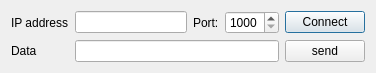
<?xml version="1.0" encoding="UTF-8"?>
<ui version="4.0">
 <class>QtTcpSendDialog</class>
 <widget class="QDialog" name="QtTcpSendDialog">
  <property name="geometry">
   <rect>
    <x>0</x>
    <y>0</y>
    <width>376</width>
    <height>72</height>
   </rect>
  </property>
  <property name="windowTitle">
   <string>QtTcpSendDialog</string>
  </property>
  <layout class="QGridLayout" name="gridLayout_2">
   <item row="0" column="0">
    <layout class="QGridLayout" name="gridLayout">
     <item row="0" column="0">
      <widget class="QLabel" name="label">
       <property name="text">
        <string>IP address</string>
       </property>
      </widget>
     </item>
     <item row="0" column="1">
      <widget class="QLineEdit" name="lineEditIPAddr"/>
     </item>
     <item row="0" column="2">
      <widget class="QLabel" name="label_3">
       <property name="text">
        <string>Port:</string>
       </property>
      </widget>
     </item>
     <item row="0" column="3">
      <widget class="QSpinBox" name="spinBoxPort">
       <property name="minimum">
        <number>1000</number>
       </property>
       <property name="maximum">
        <number>8000</number>
       </property>
      </widget>
     </item>
     <item row="0" column="4">
      <widget class="QPushButton" name="pushButtonConnect">
       <property name="text">
        <string>Connect</string>
       </property>
      </widget>
     </item>
     <item row="1" column="0">
      <widget class="QLabel" name="label_2">
       <property name="text">
        <string>Data</string>
       </property>
      </widget>
     </item>
     <item row="1" column="1" colspan="3">
      <widget class="QLineEdit" name="lineEditData"/>
     </item>
     <item row="1" column="4">
      <widget class="QPushButton" name="pushButtonSend">
       <property name="text">
        <string>send</string>
       </property>
      </widget>
     </item>
    </layout>
   </item>
  </layout>
 </widget>
 <layoutdefault spacing="6" margin="11"/>
 <resources/>
 <connections/>
</ui>
